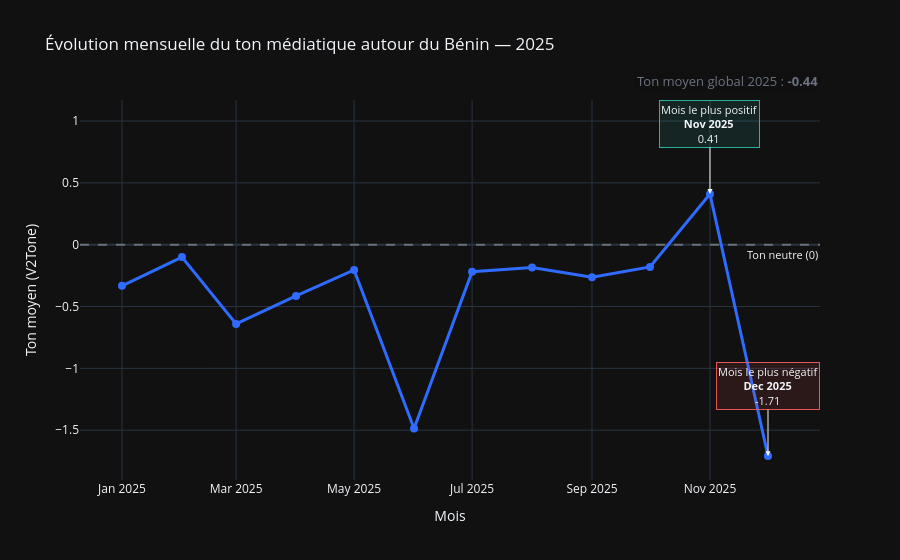

Notebook code cell kept with this figure:
### Code cell
COLOR_NEG = '#E45756'
COLOR_POS = '#2CB1A1'
COLOR_LINE = '#2F6BFF'

fig_tone = px.line(
    df_tone,
    x='year_month',
    y='tone_moyen',
    markers=True,
    title='Évolution mensuelle du ton médiatique autour du Bénin — 2025'
)

fig_tone.update_traces(
    line=dict(color=COLOR_LINE, width=3),
    marker=dict(size=8, color=COLOR_LINE),
    hovertemplate='<b>%{x|%b %Y}</b><br>Ton moyen : %{y:.2f}<extra></extra>'
)

# Ligne de référence à 0 (neutre)
fig_tone.add_hline(
    y=0,
    line_dash='dash',
    line_color='rgba(255,255,255,0.3)',
    annotation_text='Ton neutre (0)',
    annotation_position='bottom right',
    annotation_font_size=11
)

# Annotation mois le plus négatif
fig_tone.add_annotation(
    x=df_tone.loc[idx_min, 'year_month'],
    y=val_negatif,
    text=f'Mois le plus négatif<br><b>{mois_negatif}</b><br>{val_negatif}',
    showarrow=True, arrowhead=2, ax=0, ay=-70,
    bgcolor='rgba(228,87,86,0.12)', bordercolor=COLOR_NEG,
    borderwidth=1, font=dict(size=11)
)

# Annotation mois le plus positif
fig_tone.add_annotation(
    x=df_tone.loc[idx_max, 'year_month'],
    y=val_positif,
    text=f'Mois le plus positif<br><b>{mois_positif}</b><br>{val_positif}',
    showarrow=True, arrowhead=2, ax=0, ay=-70,
    bgcolor='rgba(44,177,161,0.12)', bordercolor=COLOR_POS,
    borderwidth=1, font=dict(size=11)
)

# Moyenne globale en sous-titre
fig_tone.add_annotation(
    text=f'Ton moyen global 2025 : <b>{tone_moyen_global}</b>',
    xref='paper', yref='paper',
    x=1.0, y=1.08, xanchor='right',
    showarrow=False,
    font=dict(size=13, color='#6B7280'),
    bgcolor='rgba(0,0,0,0.04)', bordercolor='rgba(0,0,0,0.08)', borderwidth=1
)

fig_tone.update_layout(
    template='plotly_dark',
    xaxis_title='Mois',
    yaxis_title='Ton moyen (V2Tone)',
    legend=dict(tracegroupgap=0)
)

fig_tone.show()

### Figure 1 — Plotly figure (JSON) as saved in the notebook; plotly's stock layout.template omitted (floating-point values rounded to 4 significant figures)
{"data": [{"hovertemplate": "<b>%{x|%b %Y}</b><br>Ton moyen : %{y:.2f}<extra></extra>", "legendgroup": "", "line": {"color": "#2F6BFF", "dash": "solid", "width": 3}, "marker": {"color": "#2F6BFF", "size": 8, "symbol": "circle"}, "mode": "lines+markers", "name": "", "orientation": "v", "showlegend": false, "type": "scatter", "x": ["2025-01-01T00:00:00.000000000", "2025-02-01T00:00:00.000000000", "2025-03-01T00:00:00.000000000", "2025-04-01T00:00:00.000000000", "2025-05-01T00:00:00.000000000", "2025-06-01T00:00:00.000000000", "2025-07-01T00:00:00.000000000", "2025-08-01T00:00:00.000000000", "2025-09-01T00:00:00.000000000", "2025-10-01T00:00:00.000000000", "2025-11-01T00:00:00.000000000", "2025-12-01T00:00:00.000000000"], "xaxis": "x", "y": [-0.3324, -0.1003, -0.641, -0.4141, -0.2045, -1.486, -0.2183, -0.1852, -0.2623, -0.1794, 0.4097, -1.709], "yaxis": "y"}], "layout": {"annotations": [{"font": {"size": 11}, "showarrow": false, "text": "Ton neutre (0)", "x": 1, "xanchor": "right", "xref": "x domain", "y": 0, "yanchor": "top", "yref": "y"}, {"arrowhead": 2, "ax": 0, "ay": -70, "bgcolor": "rgba(228,87,86,0.12)", "bordercolor": "#E45756", "borderwidth": 1, "font": {"size": 11}, "showarrow": true, "text": "Mois le plus négatif<br><b>Dec 2025</b><br>-1.71", "x": "2025-12-01T00:00:00", "y": -1.71}, {"arrowhead": 2, "ax": 0, "ay": -70, "bgcolor": "rgba(44,177,161,0.12)", "bordercolor": "#2CB1A1", "borderwidth": 1, "font": {"size": 11}, "showarrow": true, "text": "Mois le plus positif<br><b>Nov 2025</b><br>0.41", "x": "2025-11-01T00:00:00", "y": 0.41}, {"bgcolor": "rgba(0,0,0,0.04)", "bordercolor": "rgba(0,0,0,0.08)", "borderwidth": 1, "font": {"color": "#6B7280", "size": 13}, "showarrow": false, "text": "Ton moyen global 2025 : <b>-0.44</b>", "x": 1, "xanchor": "right", "xref": "paper", "y": 1.08, "yref": "paper"}], "legend": {"tracegroupgap": 0}, "shapes": [{"line": {"color": "rgba(255,255,255,0.3)", "dash": "dash"}, "type": "line", "x0": 0, "x1": 1, "xref": "x domain", "y0": 0, "y1": 0, "yref": "y"}], "title": {"text": "Évolution mensuelle du ton médiatique autour du Bénin — 2025"}, "xaxis": {"anchor": "y", "domain": [0, 1], "title": {"text": "Mois"}}, "yaxis": {"anchor": "x", "domain": [0, 1], "title": {"text": "Ton moyen (V2Tone)"}}}}
